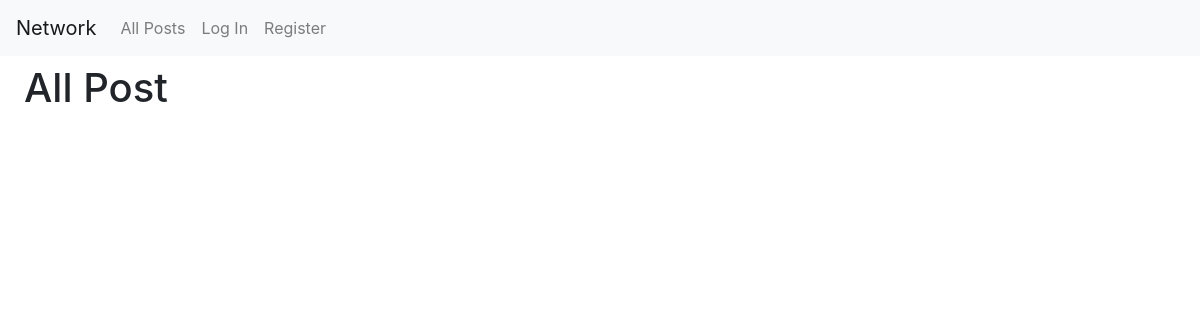
Before: / with the older database file.
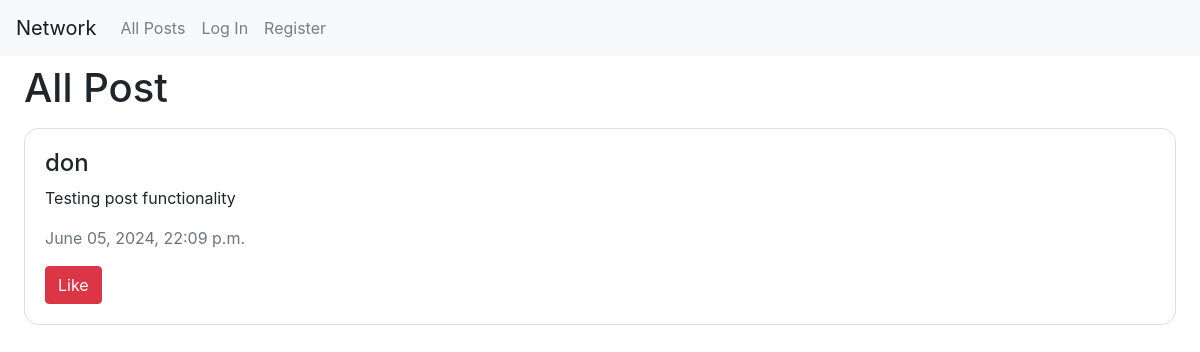
After: the same page with the newer database file.
### network/models.py (models this page shows)
class Post(models.Model):
    content = models.TextField()
    user= models.ForeignKey('User', on_delete=models.CASCADE, related_name="user_post")
    timestamp= models.DateTimeField(auto_now_add=True)
    def __str__(self):
        return f"Post {self.id} by {self.user}"

class User(AbstractUser):
    pass

### network/views.py (the view, shortened to what this page needs)
# urls.py: path("", views.index, name="index"),
def index(request):
    posts = Post.objects.all().order_by("-timestamp")
    print(posts)
    return render(request, "network/index.html", {"posts": posts})

### network/templates/network/index.html (shortened to what this page needs)
{% extends "network/layout.html" %} {% block body %}
<div class="py-2 px-4" id="index">
  <h1>All Post</h1>
   {% for post in posts %}
  <div class="card mt-3">
    <div class="card-body">
      <h4>{{post.user.username}}</h4>
      <p class="card-text">{{post.content}}</p>
      <p class="text-muted">{{ post.timestamp|date:"F d, Y, H:i a" }}</p>
      <a href="#" class="btn btn-danger">Like</a>
    </div>
  </div>
  {% endfor %}
</div>
{% endblock %}

### network/templates/network/layout.html (shortened to what this page needs)
{% load static %}
<!DOCTYPE html>
<html lang="en">
    <head>
        <link rel="stylesheet" href="https://stackpath.bootstrapcdn.com/bootstrap/4.4.1/css/bootstrap.min.css">
        <link href="{% static 'network/styles.css' %}" rel="stylesheet">
    </head>
    <body>
        <nav class="navbar navbar-expand-lg navbar-light bg-light">
            <a class="navbar-brand" href="#">Network</a>
            <div>
              <ul class="navbar-nav mr-auto">
                <li class="nav-item">
                  <a class="nav-link" href="{% url 'index' %}">All Posts</a>
                </li>
                {% if user.is_authenticated %}
                    <li class="nav-item">
                        <a class="nav-link" href="#">Following</a>
                    </li>
                    <li class="nav-item">
                        <a class="nav-link" href="{% url 'logout' %}">Log Out</a>
                    </li>
                {% else %}
                    <li class="nav-item">
                        <a class="nav-link" href="{% url 'login' %}">Log In</a>
                    </li>
                    <li class="nav-item">
                        <a class="nav-link" href="{% url 'register' %}">Register</a>
                    </li>
                {% endif %}
              </ul>
            </div>
          </nav>
        <div class="body">
            {% block body %}
            {% endblock %}
        </div>
    </body>
</html>

### network/static/network/styles.css (style rules this page uses)
.card { border-radius: 15px; }

Changed rows visible on the page:
added Post: user.username "don", content "Testing post functionality", timestamp "June 05, 2024, 22:09 p.m."
